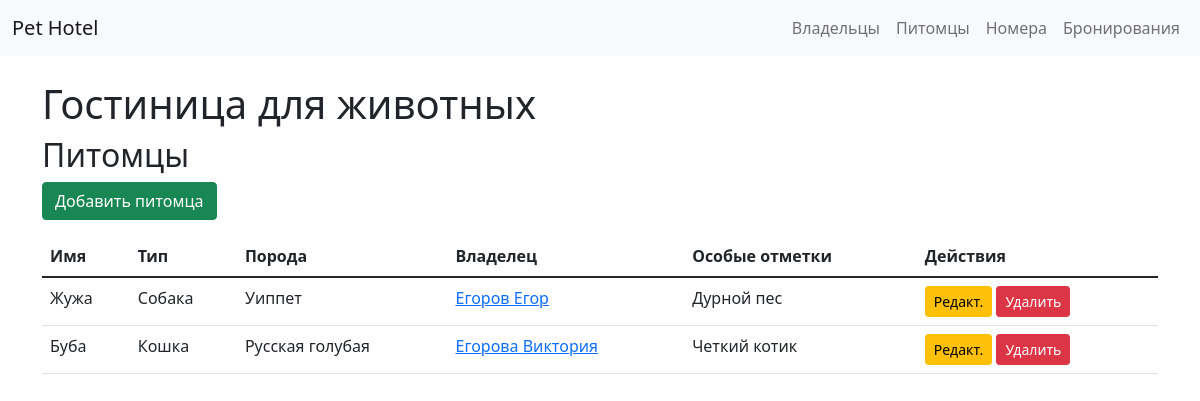
The app's page /hotel/pets/ with its own data.
### hotel/models.py (models this page shows, shortened)
class Pet(models.Model):
    PET_TYPES = (('dog', 'Собака'), ('cat', 'Кошка'), ('other', 'Другое'))
    name = models.CharField(max_length=100)
    type = models.CharField(max_length=10, choices=PET_TYPES)
    breed = models.CharField(max_length=100, blank=True)
    owner = models.ForeignKey(Owner, on_delete=models.CASCADE)
    special_notes = models.TextField(blank=True)

class Owner(models.Model):
    last_name = models.CharField(max_length=100)
    first_name = models.CharField(max_length=100)
    phone = models.CharField(max_length=20)
    email = models.EmailField()

### hotel/views.py (the view)
# urls.py: path('pets/', views.pet_list, name='pet_list'),
def pet_list(request):
    pets = Pet.objects.all()
    return render(request, 'hotel/pet_list.html', {'pets': pets})

### hotel/templates/hotel/pet_list.html
{% extends 'hotel/base.html' %}
{% block content %}
<h2>Питомцы</h2>
<a href="{% url 'pet_create' %}" class="btn btn-success mb-3">Добавить питомца</a>
<table class="table">
    <thead>
        <tr>
            <th>Имя</th>
            <th>Тип</th>
            <th>Порода</th>
            <th>Владелец</th>
            <th>Особые отметки</th>
            <th>Действия</th>
        </tr>
    </thead>
    <tbody>
        {% for pet in pets %}
        <tr>
            <td>{{ pet.name }}</td>
            <td>{{ pet.get_type_display }}</td>
            <td>{{ pet.breed }}</td>
            <td>
                <a href="{% url 'owner_detail' pet.owner.id %}">
                    {{ pet.owner.last_name }} {{ pet.owner.first_name }}
                </a>
            </td>
            <td>{{ pet.special_notes|default:"-" }}</td>
            <td>
                <a href="{% url 'pet_edit' pet.id %}" class="btn btn-sm btn-warning">Редакт.</a>
                <a href="{% url 'pet_delete' pet.id %}" class="btn btn-sm btn-danger">Удалить</a>
            </td>
        </tr>
        {% endfor %}
    </tbody>
</table>
{% endblock %}

### records on screen
Pet: name "Жужа", type "Собака", breed "Уиппет", owner.last_name "Егоров", owner.first_name "Егор", special_notes "Дурной пес"
Pet: name "Буба", type "Кошка", breed "Русская голубая", owner.last_name "Егорова", owner.first_name "Виктория", special_notes "Четкий котик"
